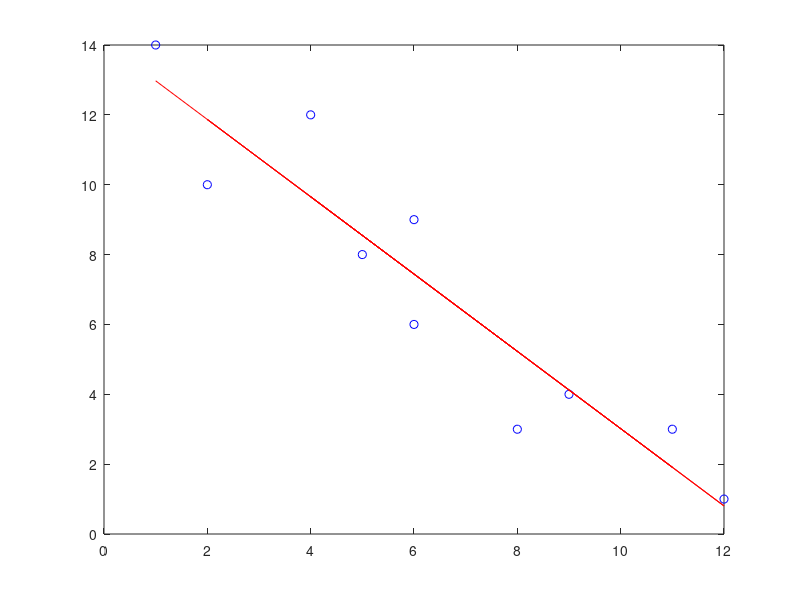

Recreate this plot in MATLAB.
% Octave/MATLAB file to plot and check data

x  = [8,2,11,6,5,4,12,9,6,1]; 
y  = [3,10,3,6,8,12,1,4,9,14]; 
yy = -1.10641891892 * x + 14.0810810811; 
plot(x, y, 'bo'); hold on; plot(x, yy, 'r-'); hold off;
p = polyfit(x, y, 1) % straight line i 1 is polynomial of degree 1

